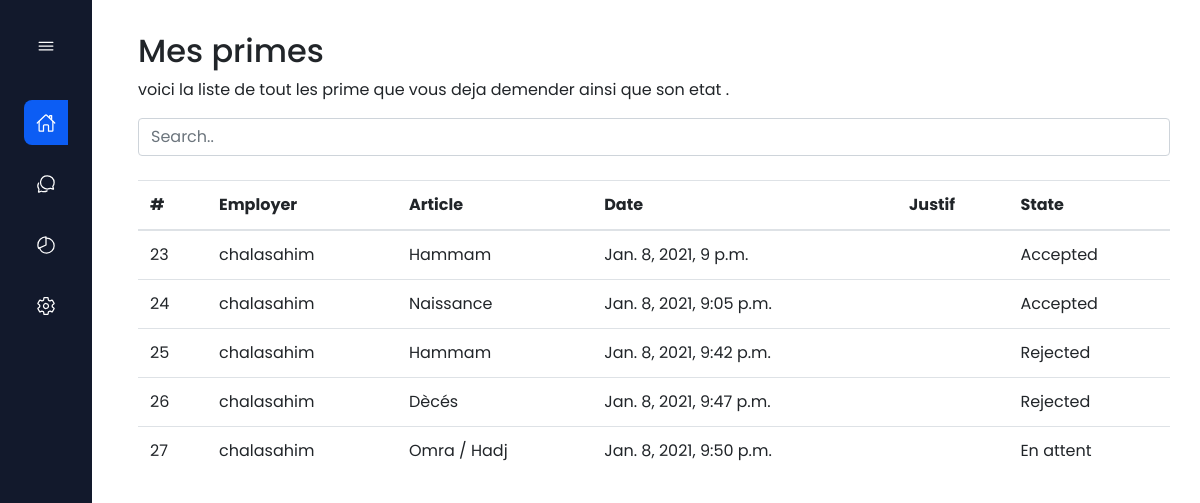
The page /app/primes/ (signed in) on the database as committed earlier.
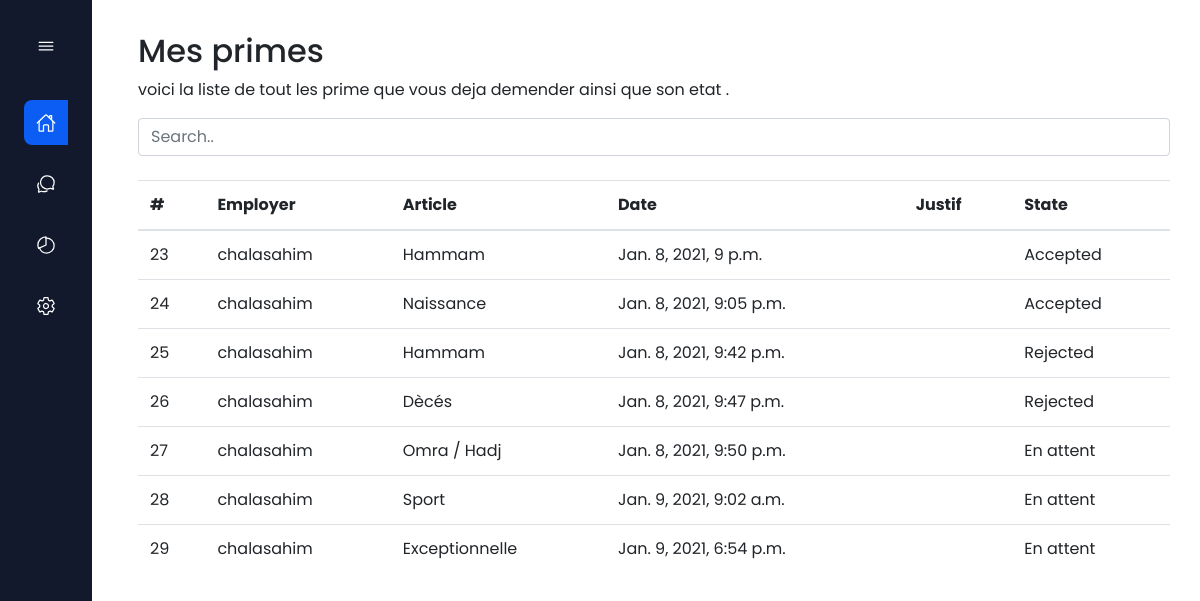
The same page on the database as committed later.
### App/models.py (models this page shows, shortened)
class Prime(models.Model):
    employer = models.ForeignKey('auth.User',related_name='primes',on_delete=models.CASCADE)
    article = models.ForeignKey('Article',related_name='primes_article',on_delete=models.CASCADE)
    created_date = models.DateTimeField(default=timezone.now)
    justif = models.ImageField(blank=True, null=True)
    ENATTENT = 'En attent'
    ACCEPTED = 'Accepted'
    REJECTED = 'Rejected'
    STATE_CHOICES = [
        (ENATTENT, 'En attent'),
        (ACCEPTED, 'Accepted'),
        (REJECTED, 'Rejected'),
    ]
    state = models.CharField(
        max_length=10,
        choices=STATE_CHOICES,
        default=ENATTENT,
    )

class Article(models.Model):
    name = models.CharField(max_length=200)
    montant = models.IntegerField()
    def __str__(self):
        return self.name

### App/views.py (the view)
# urls.py: path('primes/',views.PrimeListView.as_view(),name='prime_list'),
class PrimeListView(LoginRequiredMixin,ListView):
    login_url = '/login/'
    redirect_field_name = 'App/prime_list.html'
    model = Prime

### App/templates/App/prime_list.html (shortened to what this page needs)
{% extends 'App/base.html' %}
{% block content %}
<div class="container">
<div class="panel-group">
  <div class="panel panel-info">
    <div class="panel-heading"><h2>Mes primes</h2></div>
  </div>
  <div class="panel panel-info">
    <div class="panel-body">
        <p>voici la liste de tout les prime que vous deja demender ainsi que son etat .</p>
        <input class="form-control" id="myInput" type="text" placeholder="Search..">
        <br>
        <div class="table-responsive">
        <table class="table">
          <thead>
            <tr>
              <th>#</th>
              <th>Employer</th>
              <th>Article</th>
              <th>Date</th>
              <th>Justif</th>
              <th>State</th>
            </tr>
          </thead>
          <tbody id="myTable">
            {% for prime in user.primes.all %}
            <tr>
              <td>{{prime.id}}</td>
              <td>{{user.username}}</td>
              <td>{{prime.article}}</td>
              <td>{{prime.created_date}}</td>
              <td><a href="#">{{prime.justif}}</a></td>
              <td>{{prime.state}}</td>
            </tr>
            {% endfor %}
          </tbody>
        </table>
        </div>
    </div>
  </div>
</div>
</div>
{% endblock %}

### App/templates/App/base.html (shortened to what this page needs)
<!DOCTYPE html>
{% load static %}
<html lang="en">
    <head>
        <link rel="stylesheet" href="https://maxcdn.bootstrapcdn.com/bootstrap/4.0.0/css/bootstrap.min.css">
         <link href='https://cdn.jsdelivr.net/npm/boxicons@2.0.5/css/boxicons.min.css' rel='stylesheet'>
    </head>
    <body id="body-pd">
        {% if user.is_authenticated %}
        <div class="l-navbar" id="navbar">
            <nav class="nav">
                <div>
                    <div class="nav__brand">
                        <ion-icon name="menu-outline" class="nav__toggle" id="nav-toggle"></ion-icon>
                    </div>
                    <div class="nav__list">
                        <a href="{% url 'prime_list' %}" class="nav__link active">
                            <ion-icon name="home-outline" class="nav__icon"></ion-icon>
                        </a>
                        <a href="{% url 'prime_new' %}" class="nav__link">
                            <ion-icon name="chatbubbles-outline" class="nav__icon"></ion-icon>
                        </a>
                        <a href="{% url 'info' %}" class="nav__link">
                            <ion-icon name="pie-chart-outline" class="nav__icon"></ion-icon>
                        </a>
                        <a href="#" class="nav__link">
                            <ion-icon name="settings-outline" class="nav__icon"></ion-icon>
                        </a>
                    </div>
                </div>
            </nav>
        </div>
        {% endif %}
       <div class="container">
          {% block content %}
          {% endblock %}
       </div>
    </body>
</html>

### App/templates/App/base.html (style rules this page uses)
:root { --nav-width: 92px; --first-color: #0C5DF4; --bg-color: #12192C; --sub-color: #B6CEFC; --white-color: #FFF; --body-font: 'Poppins', sans-serif; --normal-font-size: 1rem; --small-font-size: .875rem; --z-fixed: 100; }
*,::before,::after { box-sizing: border-box; }
body { position: relative; margin: 0; padding: 2rem 0 0 6.75rem; font-family: var(--body-font); font-size: var(--normal-font-size); transition: .5s; }
a { text-decoration: none; }
.l-navbar { position: fixed; top: 0; left: 0; width: var(--nav-width); height: 100vh; background-color: var(--bg-color); color: var(--white-color); padding: 1.5rem 1.5rem 2rem; transition: .5s; z-index: var(--z-fixed); }
.nav { height: 100%; display: flex; flex-direction: column; justify-content: space-between; overflow: hidden; }
.nav__brand { display: grid; grid-template-columns: max-content max-content; justify-content: space-between; align-items: center; margin-bottom: 2rem; }
.nav__toggle { font-size: 1.25rem; padding: .75rem; cursor: pointer; }
.nav__link { display: grid; grid-template-columns: max-content max-content; align-items: center; column-gap: .75rem; padding: .75rem; color: var(--white-color); border-radius: .5rem; margin-bottom: 1rem; transition: .3s; cursor: pointer; }
.nav__icon { font-size: 1.25rem; }
.active { background-color: var(--first-color); }

Rows that differ between the two databases and show on the page:
added Prime: id "28", {{ user.username }} "chalasahim", article "Sport", created_date "Jan. 9, 2021, 9:02 a.m.", state "En attent"
added Prime: id "29", {{ user.username }} "chalasahim", article "Exceptionnelle", created_date "Jan. 9, 2021, 6:54 p.m.", state "En attent"
